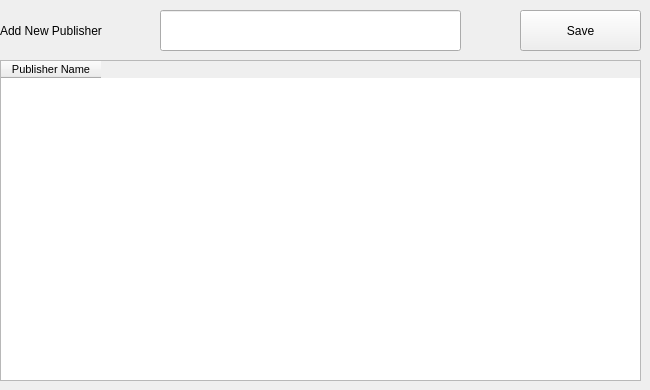
      <widget class="QWidget" name="tab_14">
       <attribute name="title">
        <string>Publisher</string>
       </attribute>
       <widget class="QPushButton" name="pushButton_18">
        <property name="geometry">
         <rect>
          <x>520</x>
          <y>10</y>
          <width>121</width>
          <height>41</height>
         </rect>
        </property>
        <property name="text">
         <string>Save</string>
        </property>
       </widget>
       <widget class="QLabel" name="label_29">
        <property name="geometry">
         <rect>
          <x>0</x>
          <y>10</y>
          <width>151</width>
          <height>41</height>
         </rect>
        </property>
        <property name="text">
         <string>Add New Publisher</string>
        </property>
       </widget>
       <widget class="QTableWidget" name="tableWidget_5">
        <property name="geometry">
         <rect>
          <x>0</x>
          <y>60</y>
          <width>641</width>
          <height>321</height>
         </rect>
        </property>
        <column>
         <property name="text">
          <string>Publisher Name</string>
         </property>
         <property name="font">
          <font>
           <family>Segoe UI Historic</family>
           <pointsize>8</pointsize>
          </font>
         </property>
        </column>
       </widget>
       <widget class="QLineEdit" name="lineEdit_21">
        <property name="geometry">
         <rect>
          <x>160</x>
          <y>10</y>
          <width>301</width>
          <height>41</height>
         </rect>
        </property>
        <property name="text">
         <string/>
        </property>
       </widget>
      </widget>
